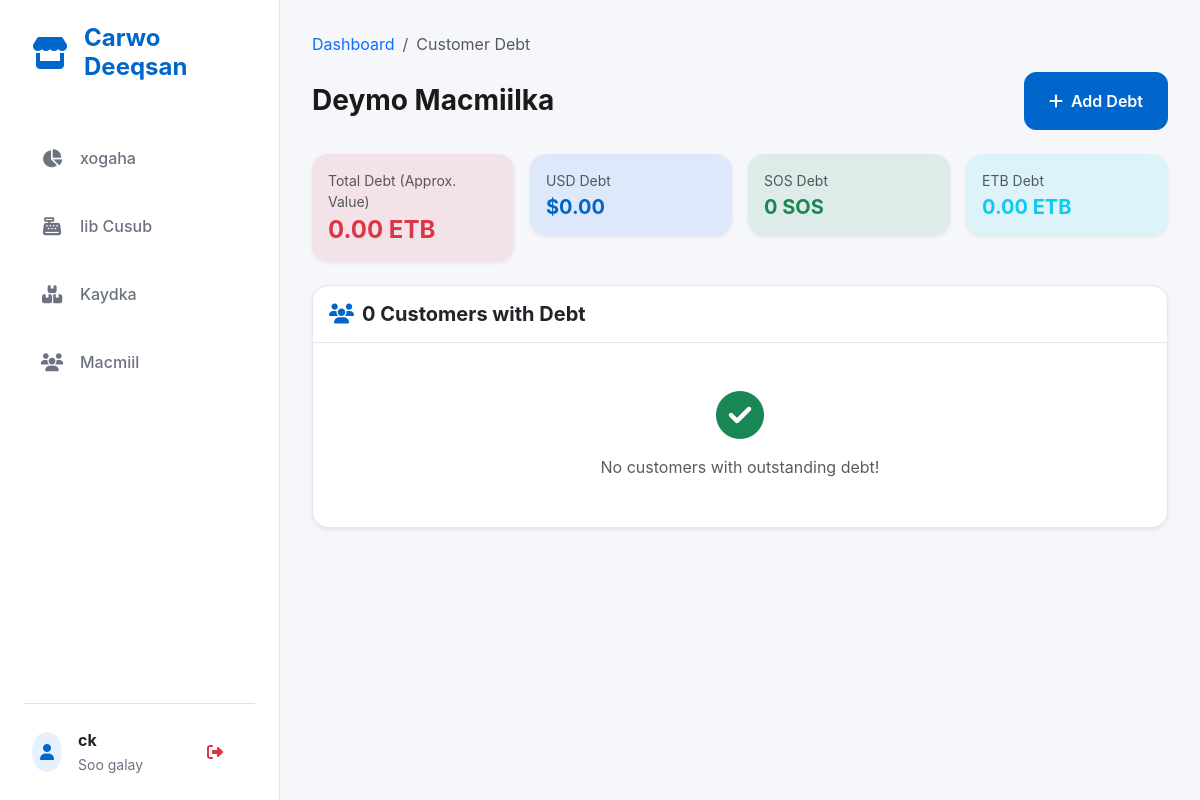
The app's page /customers-debt/ (signed in), older data.
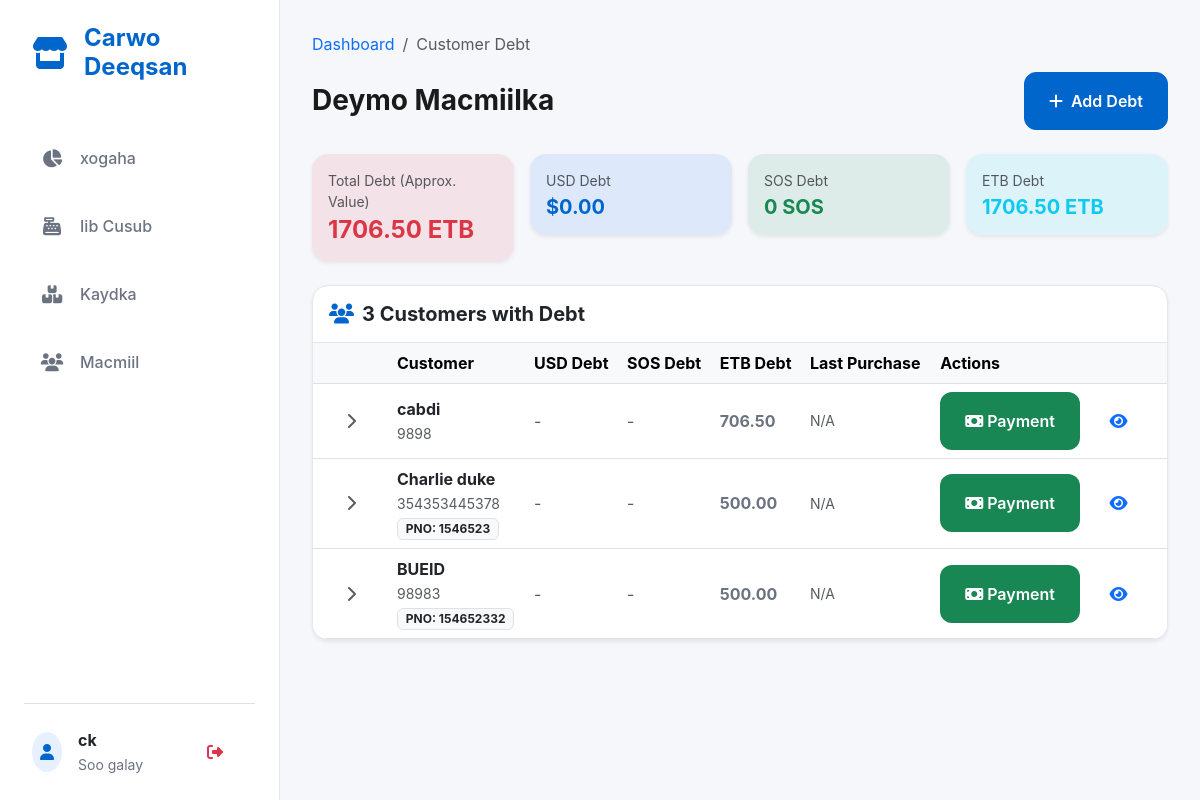
The same page, newer data.
### core/models.py (models this page shows, shortened)
class User(AbstractUser):
    phone = models.CharField(max_length=15, blank=True, null=True)
    date_created = models.DateTimeField(auto_now_add=True)
    date_updated = models.DateTimeField(auto_now=True)
    class Meta:
        verbose_name = "Admin User"
        verbose_name_plural = "Admin Users"

class Customer(models.Model):
    name = models.CharField(max_length=200, blank=True, null=True)
    phone = models.CharField(max_length=15, blank=True, null=True)
    pno = models.CharField(max_length=50, null=True, blank=True, verbose_name="Customer PNO")
    total_debt_usd = models.DecimalField(max_digits=10, decimal_places=2, default=0.00, help_text="Total debt in USD")
    total_debt_sos = models.DecimalField(max_digits=10, decimal_places=2, default=0.00, help_text="Total debt in SOS")
    total_debt_etb = models.DecimalField(max_digits=10, decimal_places=2, default=0.00, help_text="Total debt in ETB")
    date_created = models.DateTimeField(auto_now_add=True)
    last_purchase_date = models.DateTimeField(null=True, blank=True)
    is_active = models.BooleanField(default=True)
    class Meta:
        verbose_name = "Customer"
        verbose_name_plural = "Customers"
    @classmethod
    def get_total_debt_usd(cls):
        return cls.objects.aggregate(total=Sum('total_debt_usd'))['total'] or Decimal('0.00')
    @classmethod
    def get_total_debt_sos(cls):
        return cls.objects.aggregate(total=Sum('total_debt_sos'))['total'] or Decimal('0.00')
    @classmethod
    def get_total_debt_etb(cls):
        return cls.objects.aggregate(total=Sum('total_debt_etb'))['total'] or Decimal('0.00')
    @classmethod
    def get_customers_with_debt(cls):
        return cls.objects.filter(
            Q(total_debt_usd__gt=0) | Q(total_debt_sos__gt=0) | Q(total_debt_etb__gt=0)
        ).order_by('-total_debt_usd', '-total_debt_sos', '-total_debt_etb')

### core/views.py (the view, shortened to what this page needs)
# urls.py: path('customers-debt/', views.customers_debt_view, name='customers_debt'),
@login_required
def customers_debt_view(request):
    customers_with_debt = Customer.get_customers_with_debt()
    for customer in customers_with_debt:
        outstanding_sales = []
        usd_sales = SaleUSD.objects.filter(
            customer=customer,
            debt_amount__gt=0
        ).prefetch_related('items', 'items__product').order_by('-date_created')
        for sale in usd_sales:
            sale.currency_code = 'USD'
            sale.items_summary = ", ".join([f"{item.product.name} ({item.quantity})" for item in sale.items.all()])
            outstanding_sales.append(sale)
        sos_sales = SaleSOS.objects.filter(
            customer=customer,
            debt_amount__gt=0
        ).prefetch_related('items', 'items__product').order_by('-date_created')
        for sale in sos_sales:
            sale.currency_code = 'SOS'
            sale.items_summary = ", ".join([f"{item.product.name} ({item.quantity})" for item in sale.items.all()])
            outstanding_sales.append(sale)
        etb_sales = SaleETB.objects.filter(
            customer=customer,
            debt_amount__gt=0
        ).prefetch_related('items', 'items__product').order_by('-date_created')
        for sale in etb_sales:
            sale.currency_code = 'ETB'
            sale.items_summary = ", ".join([f"{item.product.name} ({item.quantity})" for item in sale.items.all()])
            outstanding_sales.append(sale)
        outstanding_sales.sort(key=lambda x: x.date_created, reverse=True)
        customer.outstanding_sales = outstanding_sales
    currency_settings = CurrencySettings.objects.first()
    usd_to_etb_rate = currency_settings.usd_to_etb_rate if currency_settings else Decimal('100.00')
    usd_to_sos_rate = currency_settings.usd_to_sos_rate if currency_settings else Decimal('8000.00')
    total_debt_usd = Customer.get_total_debt_usd()
    total_debt_sos = Customer.get_total_debt_sos()
    total_debt_etb = Customer.get_total_debt_etb()
    debt_usd_in_etb = total_debt_usd * usd_to_etb_rate
    debt_sos_in_etb = (total_debt_sos / usd_to_sos_rate) * usd_to_etb_rate if usd_to_sos_rate > 0 else Decimal('0.00')
    total_debt_combined_etb = debt_usd_in_etb + debt_sos_in_etb + total_debt_etb
    all_customers = Customer.objects.filter(is_active=True).order_by('name')
    context = {
        'customers_with_debt': customers_with_debt,
        'all_customers': all_customers,
        'total_debt_etb': total_debt_combined_etb.quantize(Decimal('0.01'), rounding=ROUND_HALF_UP),
        'total_debt_usd': total_debt_usd,
        'total_debt_sos': total_debt_sos,
        'total_debt_etb_currency': total_debt_etb,
        'customers_count': customers_with_debt.count(),
    }
    return render(request, 'core/customers_debt.html', context)

### core/templates/core/customers_debt.html (shortened to what this page needs)
{% extends 'core/base.html' %}
{% block content %}
<div class="row mb-4">
    <div class="col-12">
        <nav aria-label="breadcrumb">
            <ol class="breadcrumb">
                <li class="breadcrumb-item">
                    <a href="{% url 'core:dashboard' %}" class="text-decoration-none">Dashboard</a>
                </li>
                <li class="breadcrumb-item active">Customer Debt</li>
            </ol>
        </nav>
        <div class="d-flex justify-content-between align-items-center">
            <h1 class="h3 fw-bold mb-0">Deymo Macmiilka</h1>
            <button class="btn btn-primary" data-bs-toggle="modal" data-bs-target="#addDebtModal">
                <i class="fas fa-plus me-2"></i>Add Debt
            </button>
        </div>
    </div>
</div>
<div class="row g-3 mb-4">
    <div class="col-md-3">
        <div class="card shadow-sm border-0 bg-danger bg-opacity-10">
            <div class="card-body">
                <p class="text-muted small mb-1">Total Debt (Approx. Value)</p>
                <h4 class="fw-bold mb-0 text-danger">{{ total_debt_etb|floatformat:2 }} ETB</h4>
            </div>
        </div>
    </div>
    <div class="col-md-3">
        <div class="card shadow-sm border-0 bg-primary bg-opacity-10">
            <div class="card-body">
                <p class="text-muted small mb-1">USD Debt</p>
                <h5 class="fw-bold mb-0 text-primary">${{ total_debt_usd|floatformat:2 }}</h5>
            </div>
        </div>
    </div>
    <div class="col-md-3">
        <div class="card shadow-sm border-0 bg-success bg-opacity-10">
            <div class="card-body">
                <p class="text-muted small mb-1">SOS Debt</p>
                <h5 class="fw-bold mb-0 text-success">{{ total_debt_sos|floatformat:0 }} SOS</h5>
            </div>
        </div>
    </div>
    <div class="col-md-3">
        <div class="card shadow-sm border-0 bg-info bg-opacity-10">
            <div class="card-body">
                <p class="text-muted small mb-1">ETB Debt</p>
                <h5 class="fw-bold mb-0 text-info">{{ total_debt_etb_currency|floatformat:2 }} ETB</h5>
            </div>
        </div>
    </div>
</div>
<div class="card shadow-sm">
    <div class="card-header bg-transparent">
        <h5 class="mb-0 fw-bold">
            <i class="fas fa-users me-2 text-primary"></i>{{ customers_count }} Customers with Debt
        </h5>
    </div>
    <div class="card-body p-0">
        {% if customers_with_debt %}
        <div class="d-none d-md-block table-responsive">
            <table class="table table-hover mb-0 align-middle">
                <thead class="table-light">
                    <tr>
                        <th style="width: 50px;"></th>
                        <th>Customer</th>
                        <th>USD Debt</th>
                        <th>SOS Debt</th>
                        <th>ETB Debt</th>
                        <th>Last Purchase</th>
                        <th>Actions</th>
                    </tr>
                </thead>
                <tbody class="accordion-body">
                    {% for customer in customers_with_debt %}
                    <tr>
                        <td>
                            <button class="btn btn-sm btn-link text-decoration-none" type="button"
                                data-bs-toggle="collapse" data-bs-target="#dept-details-{{ customer.id }}"
                                aria-expanded="false">
                                <i class="fas fa-chevron-right text-muted"></i>
                            </button>
                        </td>
                        <td>
                            <div class="fw-bold">{{ customer.name }}</div>
                            <small class="text-muted">{{ customer.phone }}</small>
                            {% if customer.pno %}
                            <br><small class="text-info badge bg-light text-dark border">PNO: {{ customer.pno }}</small>
                            {% endif %}
                        </td>
                        <td>
                            {% if customer.total_debt_usd > 0 %}
                            <span class="text-secondary fw-bold">${{ customer.total_debt_usd|floatformat:2 }}</span>
                            {% else %}
                            <span class="text-muted">-</span>
                            {% endif %}
                        </td>
                        <td>
                            {% if customer.total_debt_sos > 0 %}
                            <span class="text-secondary fw-bold">{{ customer.total_debt_sos|floatformat:0 }}</span>
                            {% else %}
                            <span class="text-muted">-</span>
                            {% endif %}
                        </td>
                        <td>
                            {% if customer.total_debt_etb > 0 %}
                            <span class="text-secondary fw-bold">{{ customer.total_debt_etb|floatformat:2 }}</span>
                            {% else %}
                            <span class="text-muted">-</span>
                            {% endif %}
                        </td>
                        <td class="text-muted small">
                            {% if customer.last_purchase_date %}
                            {{ customer.last_purchase_date|date:"M d, Y" }}
                            {% else %}
                            N/A
                            {% endif %}
                        </td>
                        <td>
                            <button class="btn btn-sm btn-success"
                                onclick="openPaymentModal({{ customer.id }}, '{{ customer.name|escapejs }}', {{ customer.total_debt_usd|default:0 }}, {{ customer.total_debt_sos|default:0 }}, {{ customer.total_debt_etb|default:0 }})">
                                <i class="fas fa-money-bill me-1"></i>Payment
                            </button>
                            <a href="{% url 'core:customer_detail' customer.id %}"
                                class="btn btn-sm btn-outline-primary">
                                <i class="fas fa-eye"></i>
                            </a>
                        </td>
                    </tr>
                    {% endfor %}
                </tbody>
            </table>
        </div>
        {% else %}
        <div class="p-5 text-center text-muted">
            <i class="fas fa-check-circle fa-3x mb-3 text-success"></i>
            <p class="mb-0">No customers with outstanding debt!</p>
        </div>
        {% endif %}
    </div>
</div>
{% endblock %}

### core/templates/core/base.html (shortened to what this page needs)
<!DOCTYPE html>
<html lang="so">
<head>
    <link href="https://cdn.jsdelivr.net/npm/bootstrap@5.3.0/dist/css/bootstrap.min.css" rel="stylesheet">
    <link rel="stylesheet" href="https://cdnjs.cloudflare.com/ajax/libs/font-awesome/6.4.0/css/all.min.css">
    <link rel="stylesheet" href="https://cdnjs.cloudflare.com/ajax/libs/animate.css/4.1.1/animate.min.css" />
</head>
<body>
    <div class="app-shell">
        <nav class="desktop-sidebar">
            <div class="mb-5 px-2">
                <a href="{% url 'core:dashboard' %}"
                    class="d-flex align-items-center text-primary text-decoration-none">
                    <i class="fas fa-store fa-2x me-3"></i>
                    <span class="h4 mb-0 fw-bold">Carwo Deeqsan</span>
                </a>
            </div>
            <div class="d-flex flex-column gap-2 flex-grow-1">
                <a href="{% url 'core:dashboard' %}"
                    class="nav-item {% if request.resolver_match.url_name == 'dashboard' %}active{% endif %}">
                    <i class="fas fa-chart-pie"></i> xogaha
                </a>
                {% if user.is_superuser or user.can_sell %}
                <a href="{% url 'core:create_sale' %}"
                    class="nav-item {% if request.resolver_match.url_name == 'create_sale' %}active{% endif %}">
                    <i class="fas fa-cash-register"></i> Iib Cusub
                </a>
                {% endif %}
                {% if user.is_superuser or user.can_restock %}
                <a href="{% url 'core:inventory_list' %}"
                    class="nav-item {% if request.resolver_match.url_name == 'inventory_list' %}active{% endif %}">
                    <i class="fas fa-boxes"></i> Kaydka
                </a>
                {% endif %}
                <a href="{% url 'core:customers_list' %}"
                    class="nav-item {% if request.resolver_match.url_name == 'customers_list' %}active{% endif %}">
                    <i class="fas fa-users"></i> Macmiil
                </a>
            </div>
            <div class="mt-auto pt-4 border-top">
                <div class="d-flex align-items-center justify-content-between px-2">
                    <div class="d-flex align-items-center">
                        <div class="bg-primary bg-opacity-10 text-primary rounded-circle p-2 me-3"><i
                                class="fas fa-user"></i></div>
                        <div>
                            <div class="fw-bold text-dark">{{ user.get_full_name|default:user.username }}</div>
                            <small class="text-secondary">Soo galay</small>
                        </div>
                    </div>
                    <form method="post" action="{% url 'logout' %}">{% csrf_token %}<button type="submit"
                            class="btn btn-sm btn-outline-danger border-0"><i class="fas fa-sign-out-alt"></i></button>
                    </form>
                </div>
            </div>
        </nav>
        <main class="main-content">
            {% block content %}{% endblock %}
        </main>
    </div>
</body>
</html>

Row changes from the older to the newer data that the page shows:
now on this page (row edited): Customer: name "cabdi", phone "9898", total_debt_etb "706.50", shows "N/A"
added Customer: name "Charlie duke", phone "354353445378", pno "1546523", total_debt_etb "500.00", shows "N/A"
added Customer: name "BUEID", phone "98983", pno "154652332", total_debt_etb "500.00", shows "N/A"
Text that changed along with them:
{{ total_debt_etb|floatformat:2 }}: "0.00" → "1706.50"
{{ total_debt_etb_currency|floatformat:2 }}: "0.00" → "1706.50"
{{ customers_count }}: "0" → "3"
text no longer shown: "No customers with outstanding debt!"
text now shown: "Customer USD Debt SOS Debt ETB Debt Last Purchase Actions"
